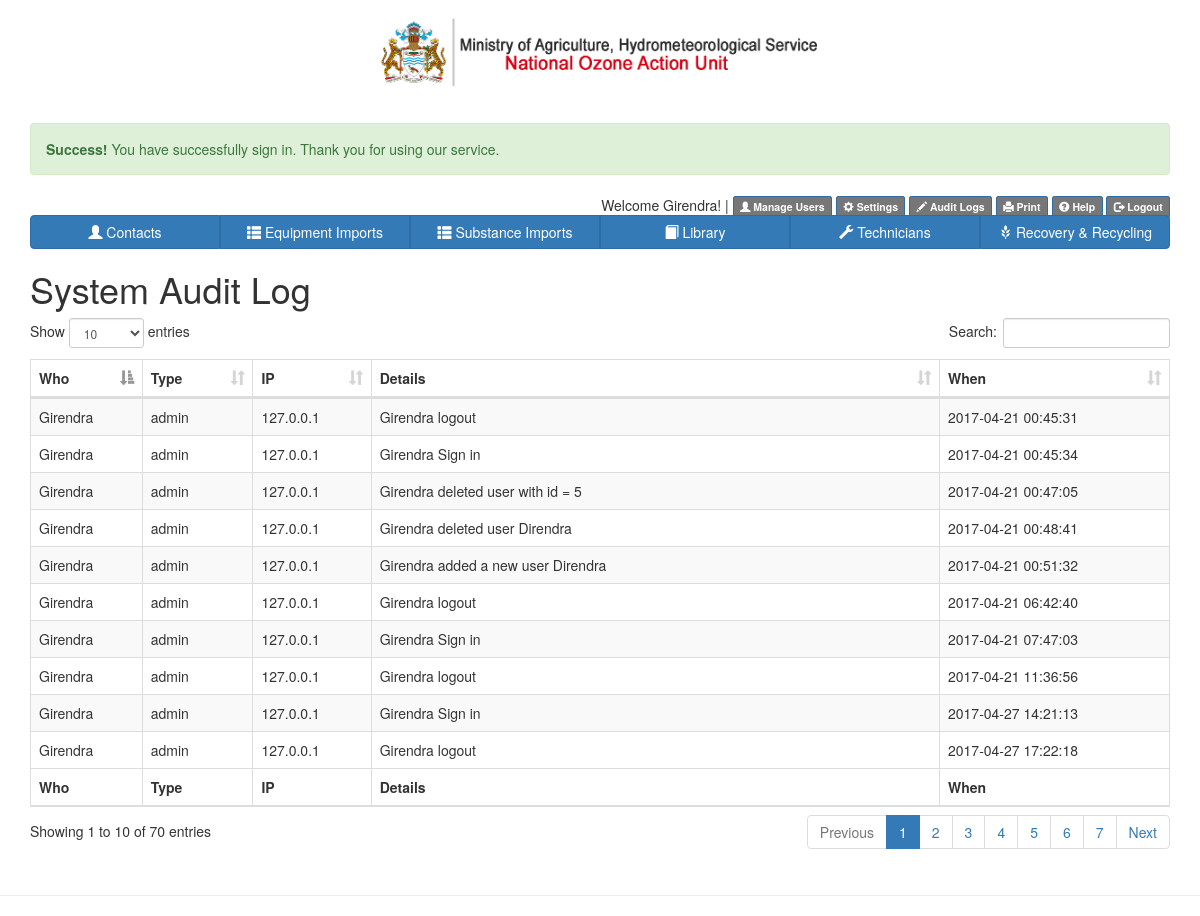
Screenshot of /?logs=show (signed in) with the database file from the repository.
### tables this page shows
CREATE TABLE IF NOT EXISTS `users` (
  `id` int(11) NOT NULL AUTO_INCREMENT,
  `type` varchar(15) NOT NULL COMMENT 'Type will be admin or ordinary users',
  `fname` varchar(25) NOT NULL,
  `lname` varchar(25) NOT NULL,
  `organisation` varchar(40) NOT NULL,
  `email` varchar(30) NOT NULL,
  `street` varchar(150) NOT NULL,
  `city` varchar(30) NOT NULL,
  `country` varchar(30) NOT NULL,
  `phone` varchar(25) NOT NULL,
  `hashed_password` varchar(200) NOT NULL,
  `date` datetime NOT NULL DEFAULT CURRENT_TIMESTAMP,
  PRIMARY KEY (`id`)
);

CREATE TABLE IF NOT EXISTS `logs` (
  `id` int(11) NOT NULL AUTO_INCREMENT,
  `whoid` int(11) NOT NULL,
  `usertype` varchar(20) NOT NULL,
  `ip` varchar(20) NOT NULL,
  `details` varchar(200) NOT NULL,
  `when` datetime NOT NULL DEFAULT CURRENT_TIMESTAMP,
  PRIMARY KEY (`id`)
);

### _inc/functions.php (called while the page is built, shortened)
<?php
	require_once("db_connect.php");
	function getAllLogEntries() {
		global $mainDB;
		$stmt = $mainDB->prepare("SELECT * FROM logs");
		$stmt->execute();
		$results = $stmt->fetchAll();
		return $results;
	}
	function getUserFirstName($id) {
		global $mainDB;
		$stmt = $mainDB->prepare("SELECT fname FROM users WHERE id = :id LIMIT 1");
		$stmt->execute(array(':id' => $id));
		$userFirstName = $stmt->fetch();
		return $userFirstName['fname'];
	}
	function userLoggedIn() {
		return isset($_SESSION['logged_in_user_id']);
	}
?>

### _inc/logs.php (the view)
 <?php
   if ($_SESSION['logged_in_user_type'] == 'admin') {
	   ?>
<h1>System Audit Log</h1>
<?php
	$results = getAllLogEntries();
?>
<table id="gxtable" class="table table-striped table-bordered">
  <thead>
  <tr>
    <th scope="col">Who</th>
    <th scope="col">Type</th>
    <th scope="col">IP</th>
    <th scope="col">Details</th>
    <th scope="col">When</th>
  </tr>
  </thead>
   <tfoot>
  <tr>
    <th scope="col">Who</th>
    <th scope="col">Type</th>
    <th scope="col">IP</th>
    <th scope="col">Details</th>
    <th scope="col">When</th>
  </tr>
  </tfoot>
  <tbody>
<?php
foreach($results as $row){
	?>
		<tr>
            <td><?php echo getUserFirstName($row['whoid']); ?></td>
            <td><?php echo $row['usertype']; ?></td>
            <td><?php echo $row['ip']; ?></td>
            <td><?php echo $row['details']; ?></td>
            <td><?php echo $row['when'];?></td>
  		</tr>
<?php
}
?>
</tbody>
</table>
<?php
   }
?>

### index.php (shortened to what this page needs)
<?php
	include("_inc/functions.php");
?>
<!DOCTYPE html>
<html lang="en">
  <head>
    <link rel="stylesheet" type="text/css" href="css/bootstrap.css">
    <link rel="stylesheet" type="text/css" href="css/dataTables.bootstrap.min.css">
	<link rel="stylesheet" type="text/css" href="css/custom.css">
    <link rel="stylesheet" type="text/css" href="css/bootstrap-formhelpers.min.css">
  </head>
  <body>
   <div id="header">
  	<div class="mainlogo"><a class="GxNoPrint" href="?"><img src="images/logo.png" <?php if (userLoggedIn()) { ?> width="450" <?php } ?> class="img-responsive" alt="National OZONE Action Unit"></a></div>
  </div>
  <div class="container">
  <?php
	include("/_inc/frontPageAlerts.php");
  ?>
	<?php
	if (userLoggedIn())
		include("_inc/mainApplicationArea.php");
	?>
	</div>
   <hr/>
  </body>
</html>

### _inc/frontPageAlerts.php (shortened to what this page needs)
<?php
	if (isset($_SESSION['success'])) {
		?>
        <div class="alert alert-success">
  			<strong>Success!</strong> <?php echo $_SESSION['success']; ?>
		</div>
        <?php
	}
		?>

### _inc/mainApplicationArea.php (shortened to what this page needs)
<div class="GxNoPrint">
<div class="pull-right">
   Welcome <?php echo getUserFirstName($_SESSION['logged_in_user_id']); ?>! |
   <?php
   if ($_SESSION['logged_in_user_type'] == 'admin') {
	   ?>
       <a href="?manageusers=yes" class="btn btn-primary label label-default"><span class="glyphicon glyphicon-user"></span> Manage Users</a>
       <a href="?settings=show" class="btn btn-primary label label-default"><span class="glyphicon glyphicon-cog"></span> Settings</a>
       <a href="?logs=show" class="btn btn-primary label label-default"><span class="glyphicon glyphicon-pencil"></span> Audit Logs</a>
       <?php
   }
   ?>
   <a href="#" onclick="GxPrint()" class="btn btn-primary label label-default"><span class="glyphicon glyphicon-print"></span> Print</a>
   <a href="?help=show" class="btn btn-primary label label-default"><span class="glyphicon glyphicon-question-sign"></span> Help</a>
  <a href="?logout=1" class="btn btn-primary label label-default"><span class="glyphicon glyphicon-log-out"></span> Logout</a>
  </div>
 <div class="btn-group btn-group-justified">
 <?php if (($_SESSION['logged_in_user_type'] == 'admin') || ($_SESSION['logged_in_user_type'] == 'officer')) { ?>
  <a href="?contacts=yes" class="btn btn-primary"><span class="glyphicon glyphicon-user"></span> Contacts</a>
  <?php } ?>
   <?php if (($_SESSION['logged_in_user_type'] == 'admin') || ($_SESSION['logged_in_user_type'] == 'officer') || ($_SESSION['logged_in_user_type'] == 'GRA')) { ?>
 <a href="?equipment=yes" class="btn btn-primary"><span class="glyphicon glyphicon-th-list"></span> Equipment Imports</a>
   <?php } ?>
 <a href="?substance=yes" class="btn btn-primary"><span class="glyphicon glyphicon-th-list"></span> Substance Imports</a>
  <?php if (($_SESSION['logged_in_user_type'] == 'admin') || ($_SESSION['logged_in_user_type'] == 'officer')) { ?>
 <a href="?library=yes" class="btn btn-primary"><span class="glyphicon glyphicon-book"></span> Library</a>
 <a href="?technicians=yes" class="btn btn-primary"><span class="glyphicon glyphicon-wrench"></span> Technicians</a>
 <a href="?recovery=yes" class="btn btn-primary"><span class="glyphicon glyphicon-grain"></span> Recovery & Recycling</a>
  <?php } ?>
</div>
</div>
<?php
	if (isset($_GET['contacts'])){
		include("_inc/general_contacts.php");
	} else
	if (isset($_GET['equipment'])){
		include("_inc/equipmentimports_main.php");
	} else
	if (isset($_GET['substance'])){
		include("_inc/substanceimports_main.php");
	} else
	if (isset($_GET['manageusers'])){
		include("_inc/manage_users.php");
	} else
	if (isset($_GET['logs'])){
		include("_inc/logs.php");
	}
?>

### css/custom.css (style rules this page uses)
.mainlogo .img-responsive { margin: 0 auto; }

### rows the page displays
users: fname "Girendra"
logs: whoid.fname "Girendra", usertype "admin", ip "127.0.0.1", details "Girendra logout", when "2017-04-21 00:45:31"
logs: whoid.fname "Girendra", usertype "admin", ip "127.0.0.1", details "Girendra Sign in", when "2017-04-21 00:45:34"
logs: whoid.fname "Girendra", usertype "admin", ip "127.0.0.1", details "Girendra deleted user with id = 5", when "2017-04-21 00:47:05"
logs: whoid.fname "Girendra", usertype "admin", ip "127.0.0.1", details "Girendra deleted user Direndra", when "2017-04-21 00:48:41"
logs: whoid.fname "Girendra", usertype "admin", ip "127.0.0.1", details "Girendra added a new user Direndra", when "2017-04-21 00:51:32"
logs: whoid.fname "Girendra", usertype "admin", ip "127.0.0.1", details "Girendra logout", when "2017-04-21 06:42:40"
logs: whoid.fname "Girendra", usertype "admin", ip "127.0.0.1", details "Girendra Sign in", when "2017-04-21 07:47:03"
logs: whoid.fname "Girendra", usertype "admin", ip "127.0.0.1", details "Girendra logout", when "2017-04-21 11:36:56"
logs: whoid.fname "Girendra", usertype "admin", ip "127.0.0.1", details "Girendra Sign in", when "2017-04-27 14:21:13"
logs: whoid.fname "Girendra", usertype "admin", ip "127.0.0.1", details "Girendra logout", when "2017-04-27 17:22:18"

### other values shown
$_SESSION['success'] "You have successfully sign in. Thank you for using our service."
